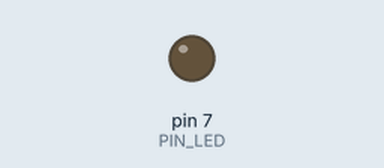
Simulated run of this sketch. Board: Arduino Uno, built with avr-gcc and run on an emulated ATmega328P. On the bench: output pins drawn as LEDs (lit = HIGH). Dashed ring = blinking. What the sketch prints to the serial monitor is not drawn. At 2.1 s the program stops and its outputs stay as they are.

Above: at 0.5 s.
At 1.85 s:
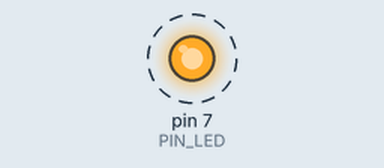
Timing chart, 0 to 3.0 s (numbered marks = the images above):
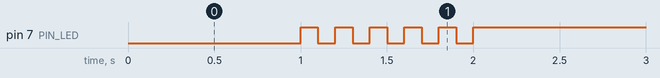

Measured:
- by itself, pin 7 (PIN_LED): alternates HIGH for 0.10 s and LOW for 0.10 s, 11 changes in all, then stays HIGH

The sketch:

05_practice_2.ino
```cpp
#define PIN_LED 7
unsigned int count, toggle;

void setup() {
  pinMode(PIN_LED, OUTPUT);
  Serial.begin(115200); // Initialize serial port
  while (!Serial) {
    ; // wait for serial port to connect.
  }
  Serial.println("Hello World!");
  count = toggle = 1;
  digitalWrite(PIN_LED, toggle); // turn off LED.
}

void loop() {
  Serial.println(++count);
  toggle = toggle_state(toggle); //toggle LED value
  digitalWrite(PIN_LED, toggle); // update LED status
  delay(1000); // wait for 1,000 milliseconds
  for(int cnt=0; cnt<=10; ++cnt){
      toggle = toggle_state(toggle);
      digitalWrite(PIN_LED, toggle);
      delay(100);
  }
  while(1){}
}

 int toggle_state(int toggle) {
  if (toggle == 0) {
    toggle = 1;
  } else {
    toggle = 0;
  }
  return toggle;
 }
```
